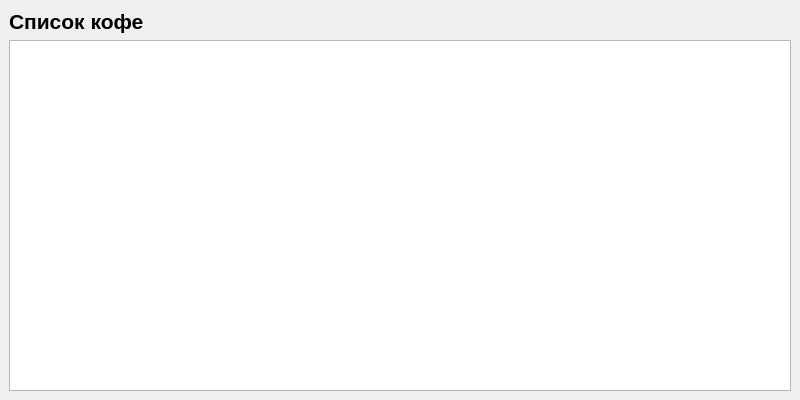
<?xml version="1.0" encoding="UTF-8"?>
<ui version="4.0">
 <class>CoffeeApp</class>
 <widget class="QMainWindow" name="CoffeeApp">
  <property name="geometry">
   <rect>
    <x>100</x>
    <y>100</y>
    <width>800</width>
    <height>400</height>
   </rect>
  </property>
  <property name="windowTitle">
   <string>Кофейня</string>
  </property>
  <widget class="QWidget" name="centralwidget">
   <layout class="QVBoxLayout" name="verticalLayout">
    <item>
     <widget class="QLabel" name="titleLabel">
      <property name="text">
       <string>Список кофе</string>
      </property>
      <property name="font">
       <font>
        <pointsize>16</pointsize>
        <weight>75</weight>
       </font>
      </property>
     </widget>
    </item>
    <item>
     <widget class="QListWidget" name="listWidget"/>
    </item>
   </layout>
  </widget>
 </widget>
 <resources/>
 <connections/>
</ui>
